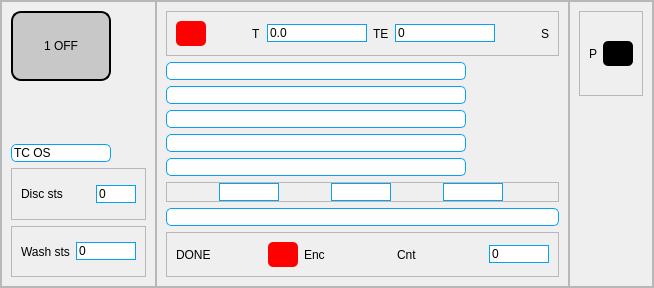
                 <widget class="QFrame" name="frame_28">
                  <property name="frameShape">
                   <enum>QFrame::StyledPanel</enum>
                  </property>
                  <property name="frameShadow">
                   <enum>QFrame::Raised</enum>
                  </property>
                  <layout class="QHBoxLayout" name="horizontalLayout_10">
                   <property name="spacing">
                    <number>0</number>
                   </property>
                   <property name="leftMargin">
                    <number>0</number>
                   </property>
                   <property name="topMargin">
                    <number>0</number>
                   </property>
                   <property name="rightMargin">
                    <number>0</number>
                   </property>
                   <property name="bottomMargin">
                    <number>0</number>
                   </property>
                   <item>
                    <widget class="QFrame" name="frame_29">
                     <property name="frameShape">
                      <enum>QFrame::StyledPanel</enum>
                     </property>
                     <property name="frameShadow">
                      <enum>QFrame::Raised</enum>
                     </property>
                     <layout class="QVBoxLayout" name="verticalLayout_19">
                      <item>
                       <widget class="QPushButton" name="off1">
                        <property name="minimumSize">
                         <size>
                          <width>0</width>
                          <height>70</height>
                         </size>
                        </property>
                        <property name="maximumSize">
                         <size>
                          <width>100</width>
                          <height>16777215</height>
                         </size>
                        </property>
                        <property name="styleSheet">
                         <string notr="true">background-color: rgb(200, 200, 200);
font: 12pt &quot;MS Shell Dlg 2&quot;;
border-radius: 10px;
border: 2px solid  #000000; </string>
                        </property>
                        <property name="text">
                         <string>1 OFF</string>
                        </property>
                       </widget>
                      </item>
                      <item>
                       <widget class="QPushButton" name="selection">
                        <property name="maximumSize">
                         <size>
                          <width>100</width>
                          <height>100</height>
                         </size>
                        </property>
                        <property name="styleSheet">
                         <string notr="true">border-color: rgb(85, 255, 127);
border-radius: 10px;</string>
                        </property>
                        <property name="text">
                         <string/>
                        </property>
                        <property name="iconSize">
                         <size>
                          <width>100</width>
                          <height>90</height>
                         </size>
                        </property>
                       </widget>
                      </item>
                      <item>
                       <widget class="QLineEdit" name="lineEdit_32">
                        <property name="maximumSize">
                         <size>
                          <width>100</width>
                          <height>16777215</height>
                         </size>
                        </property>
                        <property name="styleSheet">
                         <string notr="true">border: 1px solid  rgb(5, 161, 245); 
background-color: rgb(255, 255, 255);
border-radius: 5px;</string>
                        </property>
                        <property name="text">
                         <string>TC OS</string>
                        </property>
                       </widget>
                      </item>
                      <item>
                       <widget class="QFrame" name="frame_93">
                        <property name="frameShape">
                         <enum>QFrame::StyledPanel</enum>
                        </property>
                        <property name="frameShadow">
                         <enum>QFrame::Raised</enum>
                        </property>
                        <layout class="QHBoxLayout" name="horizontalLayout_67">
                         <item>
                          <widget class="QLabel" name="label_26">
                           <property name="styleSheet">
                            <string notr="true">font: 11pt &quot;MS Shell Dlg 2&quot;;</string>
                           </property>
                           <property name="text">
                            <string>Disc sts</string>
                           </property>
                          </widget>
                         </item>
                         <item>
                          <widget class="QLineEdit" name="lineEdit_97">
                           <property name="maximumSize">
                            <size>
                             <width>40</width>
                             <height>16777215</height>
                            </size>
                           </property>
                           <property name="styleSheet">
                            <string notr="true">border: 1px solid  rgb(5, 161, 245); 
background-color: rgb(255, 255, 255);</string>
                           </property>
                           <property name="text">
                            <string>0</string>
                           </property>
                           <property name="readOnly">
                            <bool>true</bool>
                           </property>
                          </widget>
                         </item>
                        </layout>
                       </widget>
                      </item>
                      <item>
                       <widget class="QFrame" name="frame_94">
                        <property name="frameShape">
                         <enum>QFrame::StyledPanel</enum>
                        </property>
                        <property name="frameShadow">
                         <enum>QFrame::Raised</enum>
                        </property>
                        <layout class="QHBoxLayout" name="horizontalLayout_68">
                         <item>
                          <widget class="QLabel" name="label_29">
                           <property name="styleSheet">
                            <string notr="true">font: 11pt &quot;MS Shell Dlg 2&quot;;</string>
                           </property>
                           <property name="text">
                            <string>Wash sts</string>
                           </property>
                          </widget>
                         </item>
                         <item>
                          <widget class="QLineEdit" name="lineEdit_98">
                           <property name="maximumSize">
                            <size>
                             <width>60</width>
                             <height>16777215</height>
                            </size>
                           </property>
                           <property name="styleSheet">
                            <string notr="true">border: 1px solid  rgb(5, 161, 245); 
background-color: rgb(255, 255, 255);</string>
                           </property>
                           <property name="text">
                            <string>0</string>
                           </property>
                           <property name="readOnly">
                            <bool>true</bool>
                           </property>
                          </widget>
                         </item>
                        </layout>
                       </widget>
                      </item>
                     </layout>
                    </widget>
                   </item>
                   <item>
                    <widget class="QFrame" name="frame_30">
                     <property name="frameShape">
                      <enum>QFrame::StyledPanel</enum>
                     </property>
                     <property name="frameShadow">
                      <enum>QFrame::Raised</enum>
                     </property>
                     <layout class="QVBoxLayout" name="verticalLayout_9">
                      <property name="spacing">
                       <number>6</number>
                      </property>
                      <item>
                       <widget class="QFrame" name="frame_46">
                        <property name="frameShape">
                         <enum>QFrame::StyledPanel</enum>
                        </property>
                        <property name="frameShadow">
                         <enum>QFrame::Raised</enum>
                        </property>
                        <layout class="QHBoxLayout" name="horizontalLayout_22">
                         <item>
                          <widget class="QPushButton" name="red1">
                           <property name="minimumSize">
                            <size>
                             <width>0</width>
                             <height>25</height>
                            </size>
                           </property>
                           <property name="maximumSize">
                            <size>
                             <width>30</width>
                             <height>16777215</height>
                            </size>
                           </property>
                           <property name="styleSheet">
                            <string notr="true">background-color: rgb(255, 0, 0);
border-radius: 5px;</string>
                           </property>
                           <property name="text">
                            <string/>
                           </property>
                          </widget>
                         </item>
                         <item>
                          <spacer name="horizontalSpacer_32">
                           <property name="orientation">
                            <enum>Qt::Horizontal</enum>
                           </property>
                           <property name="sizeHint" stdset="0">
                            <size>
                             <width>40</width>
                             <height>20</height>
                            </size>
                           </property>
                          </spacer>
                         </item>
                         <item>
                          <widget class="QLabel" name="label_34">
                           <property name="minimumSize">
                            <size>
                             <width>0</width>
                             <height>0</height>
                            </size>
                           </property>
                           <property name="styleSheet">
                            <string notr="true">font: 11pt &quot;MS Shell Dlg 2&quot;;</string>
                           </property>
                           <property name="text">
                            <string>T</string>
                           </property>
                          </widget>
                         </item>
                         <item>
                          <widget class="QLineEdit" name="lineEdit_40">
                           <property name="maximumSize">
                            <size>
                             <width>100</width>
                             <height>16777215</height>
                            </size>
                           </property>
                           <property name="styleSheet">
                            <string notr="true">border: 1px solid  rgb(5, 161, 245); 
background-color: rgb(255, 255, 255);</string>
                           </property>
                           <property name="text">
                            <string>0.0</string>
                           </property>
                           <property name="readOnly">
                            <bool>true</bool>
                           </property>
                          </widget>
                         </item>
                         <item>
                          <widget class="QLabel" name="label_35">
                           <property name="styleSheet">
                            <string notr="true">font: 11pt &quot;MS Shell Dlg 2&quot;;</string>
                           </property>
                           <property name="text">
                            <string>TE</string>
                           </property>
                          </widget>
                         </item>
                         <item>
                          <widget class="QLineEdit" name="te">
                           <property name="maximumSize">
                            <size>
                             <width>100</width>
                             <height>16777215</height>
                            </size>
                           </property>
                           <property name="styleSheet">
                            <string notr="true">border: 1px solid  rgb(5, 161, 245); 
background-color: rgb(255, 255, 255);</string>
                           </property>
                           <property name="text">
                            <string>0</string>
                           </property>
                           <property name="readOnly">
                            <bool>true</bool>
                           </property>
                           <property name="placeholderText">
                            <string/>
                           </property>
                          </widget>
                         </item>
                         <item>
                          <spacer name="horizontalSpacer_31">
                           <property name="orientation">
                            <enum>Qt::Horizontal</enum>
                           </property>
                           <property name="sizeHint" stdset="0">
                            <size>
                             <width>40</width>
                             <height>20</height>
                            </size>
                           </property>
                          </spacer>
                         </item>
                         <item>
                          <widget class="QLabel" name="label_126">
                           <property name="minimumSize">
                            <size>
                             <width>0</width>
                             <height>0</height>
                            </size>
                           </property>
                           <property name="styleSheet">
                            <string notr="true">font: 11pt &quot;MS Shell Dlg 2&quot;;
font: 11pt &quot;MS Shell Dlg 2&quot;;</string>
                           </property>
                           <property name="text">
                            <string>S</string>
                           </property>
                          </widget>
                         </item>
                        </layout>
                       </widget>
                      </item>
                      <item>
                       <widget class="QLineEdit" name="lineEdit_21">
                        <property name="maximumSize">
                         <size>
                          <width>300</width>
                          <height>16777215</height>
                         </size>
                        </property>
                        <property name="styleSheet">
                         <string notr="true">border: 1px solid  rgb(5, 161, 245); 
background-color: rgb(255, 255, 255);
border-radius: 5px;</string>
                        </property>
                        <property name="text">
                         <string/>
                        </property>
                        <property name="echoMode">
                         <enum>QLineEdit::Normal</enum>
                        </property>
                        <property name="readOnly">
                         <bool>true</bool>
                        </property>
                       </widget>
                      </item>
                      <item>
                       <widget class="QLineEdit" name="lineEdit_22">
                        <property name="minimumSize">
                         <size>
                          <width>50</width>
                          <height>0</height>
                         </size>
                        </property>
                        <property name="maximumSize">
                         <size>
                          <width>300</width>
                          <height>16777215</height>
                         </size>
                        </property>
                        <property name="styleSheet">
                         <string notr="true">border: 1px solid  rgb(5, 161, 245); 
background-color: rgb(255, 255, 255);
border-radius: 5px;</string>
                        </property>
                        <property name="text">
                         <string/>
                        </property>
                        <property name="readOnly">
                         <bool>true</bool>
                        </property>
                       </widget>
                      </item>
                      <item>
                       <widget class="QLineEdit" name="lineEdit_23">
                        <property name="minimumSize">
                         <size>
                          <width>50</width>
                          <height>0</height>
                         </size>
                        </property>
                        <property name="maximumSize">
                         <size>
                          <width>300</width>
                          <height>16777215</height>
                         </size>
                        </property>
                        <property name="styleSheet">
                         <string notr="true">border: 1px solid  rgb(5, 161, 245); 
background-color: rgb(255, 255, 255);
border-radius: 5px;
</string>
                        </property>
                        <property name="readOnly">
                         <bool>true</bool>
                        </property>
                       </widget>
                      </item>
                      <item>
                       <widget class="QLineEdit" name="lineEdit_13">
                        <property name="maximumSize">
                         <size>
                          <width>300</width>
                          <height>16777215</height>
                         </size>
                        </property>
                        <property name="styleSheet">
                         <string notr="true">border: 1px solid  rgb(5, 161, 245); 
background-color: rgb(255, 255, 255);
border-radius: 5px;</string>
                        </property>
                        <property name="readOnly">
                         <bool>true</bool>
                        </property>
                       </widget>
                      </item>
                      <item>
                       <widget class="QLineEdit" name="lineEdit_28">
                        <property name="maximumSize">
                         <size>
                          <width>300</width>
                          <height>16777215</height>
                         </size>
                        </property>
                        <property name="styleSheet">
                         <string notr="true">border: 1px solid  rgb(5, 161, 245); 
background-color: rgb(255, 255, 255);
border-radius: 5px;</string>
                        </property>
                        <property name="readOnly">
                         <bool>true</bool>
                        </property>
                       </widget>
                      </item>
                      <item>
                       <widget class="QFrame" name="frame_50">
                        <property name="frameShape">
                         <enum>QFrame::StyledPanel</enum>
                        </property>
                        <property name="frameShadow">
                         <enum>QFrame::Raised</enum>
                        </property>
                        <layout class="QHBoxLayout" name="horizontalLayout_26">
                         <property name="spacing">
                          <number>0</number>
                         </property>
                         <property name="leftMargin">
                          <number>0</number>
                         </property>
                         <property name="topMargin">
                          <number>0</number>
                         </property>
                         <property name="rightMargin">
                          <number>0</number>
                         </property>
                         <property name="bottomMargin">
                          <number>0</number>
                         </property>
                         <item>
                          <widget class="QLineEdit" name="lineEdit_51">
                           <property name="maximumSize">
                            <size>
                             <width>60</width>
                             <height>16777215</height>
                            </size>
                           </property>
                           <property name="styleSheet">
                            <string notr="true">border: 1px solid  rgb(5, 161, 245); 
background-color: rgb(255, 255, 255);</string>
                           </property>
                           <property name="readOnly">
                            <bool>true</bool>
                           </property>
                          </widget>
                         </item>
                         <item>
                          <widget class="QLineEdit" name="lineEdit_52">
                           <property name="maximumSize">
                            <size>
                             <width>60</width>
                             <height>16777215</height>
                            </size>
                           </property>
                           <property name="styleSheet">
                            <string notr="true">border: 1px solid  rgb(5, 161, 245); 
background-color: rgb(255, 255, 255);</string>
                           </property>
                           <property name="readOnly">
                            <bool>true</bool>
                           </property>
                          </widget>
                         </item>
                         <item>
                          <widget class="QLineEdit" name="lineEdit_53">
                           <property name="maximumSize">
                            <size>
                             <width>60</width>
                             <height>16777215</height>
                            </size>
                           </property>
                           <property name="styleSheet">
                            <string notr="true">border: 1px solid  rgb(5, 161, 245); 
background-color: rgb(255, 255, 255);</string>
                           </property>
                           <property name="readOnly">
                            <bool>true</bool>
                           </property>
                          </widget>
                         </item>
                        </layout>
                       </widget>
                      </item>
                      <item>
                       <widget class="QLineEdit" name="lineEdit_37">
                        <property name="minimumSize">
                         <size>
                          <width>0</width>
                          <height>0</height>
                         </size>
                        </property>
                        <property name="styleSheet">
                         <string notr="true">border: 1px solid  rgb(5, 161, 245); 
background-color: rgb(255, 255, 255);
border-radius: 5px;</string>
                        </property>
                        <property name="readOnly">
                         <bool>true</bool>
                        </property>
                       </widget>
                      </item>
                      <item>
                       <widget class="QFrame" name="frame_51">
                        <property name="frameShape">
                         <enum>QFrame::StyledPanel</enum>
                        </property>
                        <property name="frameShadow">
                         <enum>QFrame::Raised</enum>
                        </property>
                        <layout class="QHBoxLayout" name="horizontalLayout_30">
                         <item>
                          <widget class="QLabel" name="label_43">
                           <property name="styleSheet">
                            <string notr="true">font: 11pt &quot;MS Shell Dlg 2&quot;;</string>
                           </property>
                           <property name="text">
                            <string>DONE</string>
                           </property>
                          </widget>
                         </item>
                         <item>
                          <widget class="QPushButton" name="pushButton_84">
                           <property name="minimumSize">
                            <size>
                             <width>0</width>
                             <height>25</height>
                            </size>
                           </property>
                           <property name="maximumSize">
                            <size>
                             <width>30</width>
                             <height>16777215</height>
                            </size>
                           </property>
                           <property name="styleSheet">
                            <string notr="true">background-color: rgb(0, 0, 0);
background-color: rgb(255, 0, 0);
border-radius: 5px;</string>
                           </property>
                           <property name="text">
                            <string/>
                           </property>
                          </widget>
                         </item>
                         <item>
                          <widget class="QLabel" name="label_44">
                           <property name="styleSheet">
                            <string notr="true">font: 11pt &quot;MS Shell Dlg 2&quot;;</string>
                           </property>
                           <property name="text">
                            <string>Enc</string>
                           </property>
                          </widget>
                         </item>
                         <item>
                          <widget class="QLabel" name="label_45">
                           <property name="styleSheet">
                            <string notr="true">font: 11pt &quot;MS Shell Dlg 2&quot;;</string>
                           </property>
                           <property name="text">
                            <string>Cnt</string>
                           </property>
                          </widget>
                         </item>
                         <item>
                          <widget class="QLineEdit" name="lineEdit_60">
                           <property name="maximumSize">
                            <size>
                             <width>60</width>
                             <height>16777215</height>
                            </size>
                           </property>
                           <property name="styleSheet">
                            <string notr="true">border: 1px solid  rgb(5, 161, 245); 
background-color: rgb(255, 255, 255);</string>
                           </property>
                           <property name="text">
                            <string>0</string>
                           </property>
                           <property name="readOnly">
                            <bool>true</bool>
                           </property>
                          </widget>
                         </item>
                        </layout>
                       </widget>
                      </item>
                     </layout>
                    </widget>
                   </item>
                   <item>
                    <widget class="QFrame" name="frame_42">
                     <property name="frameShape">
                      <enum>QFrame::StyledPanel</enum>
                     </property>
                     <property name="frameShadow">
                      <enum>QFrame::Raised</enum>
                     </property>
                     <layout class="QVBoxLayout" name="verticalLayout_5">
                      <item>
                       <widget class="QFrame" name="frame_90">
                        <property name="frameShape">
                         <enum>QFrame::StyledPanel</enum>
                        </property>
                        <property name="frameShadow">
                         <enum>QFrame::Raised</enum>
                        </property>
                        <layout class="QHBoxLayout" name="horizontalLayout_64">
                         <item>
                          <widget class="QLabel" name="label_131">
                           <property name="styleSheet">
                            <string notr="true">font: 11pt &quot;MS Shell Dlg 2&quot;;</string>
                           </property>
                           <property name="text">
                            <string>P</string>
                           </property>
                          </widget>
                         </item>
                         <item>
                          <widget class="QPushButton" name="pushButton_73">
                           <property name="minimumSize">
                            <size>
                             <width>0</width>
                             <height>25</height>
                            </size>
                           </property>
                           <property name="maximumSize">
                            <size>
                             <width>30</width>
                             <height>16777215</height>
                            </size>
                           </property>
                           <property name="styleSheet">
                            <string notr="true">background-color: rgb(0, 0, 0);

border-radius: 5px;</string>
                           </property>
                           <property name="text">
                            <string/>
                           </property>
                          </widget>
                         </item>
                        </layout>
                       </widget>
                      </item>
                      <item>
                       <widget class="QPushButton" name="complete">
                        <property name="maximumSize">
                         <size>
                          <width>100</width>
                          <height>100</height>
                         </size>
                        </property>
                        <property name="styleSheet">
                         <string notr="true">border-color: rgb(85, 255, 127);
border-radius: 10px;</string>
                        </property>
                        <property name="text">
                         <string/>
                        </property>
                        <property name="iconSize">
                         <size>
                          <width>100</width>
                          <height>100</height>
                         </size>
                        </property>
                       </widget>
                      </item>
                      <item>
                       <widget class="QPushButton" name="ipad">
                        <property name="maximumSize">
                         <size>
                          <width>100</width>
                          <height>100</height>
                         </size>
                        </property>
                        <property name="styleSheet">
                         <string notr="true">border-color: rgb(85, 255, 127);
border-radius: 10px;</string>
                        </property>
                        <property name="text">
                         <string/>
                        </property>
                        <property name="iconSize">
                         <size>
                          <width>80</width>
                          <height>80</height>
                         </size>
                        </property>
                       </widget>
                      </item>
                     </layout>
                    </widget>
                   </item>
                  </layout>
                 </widget>
